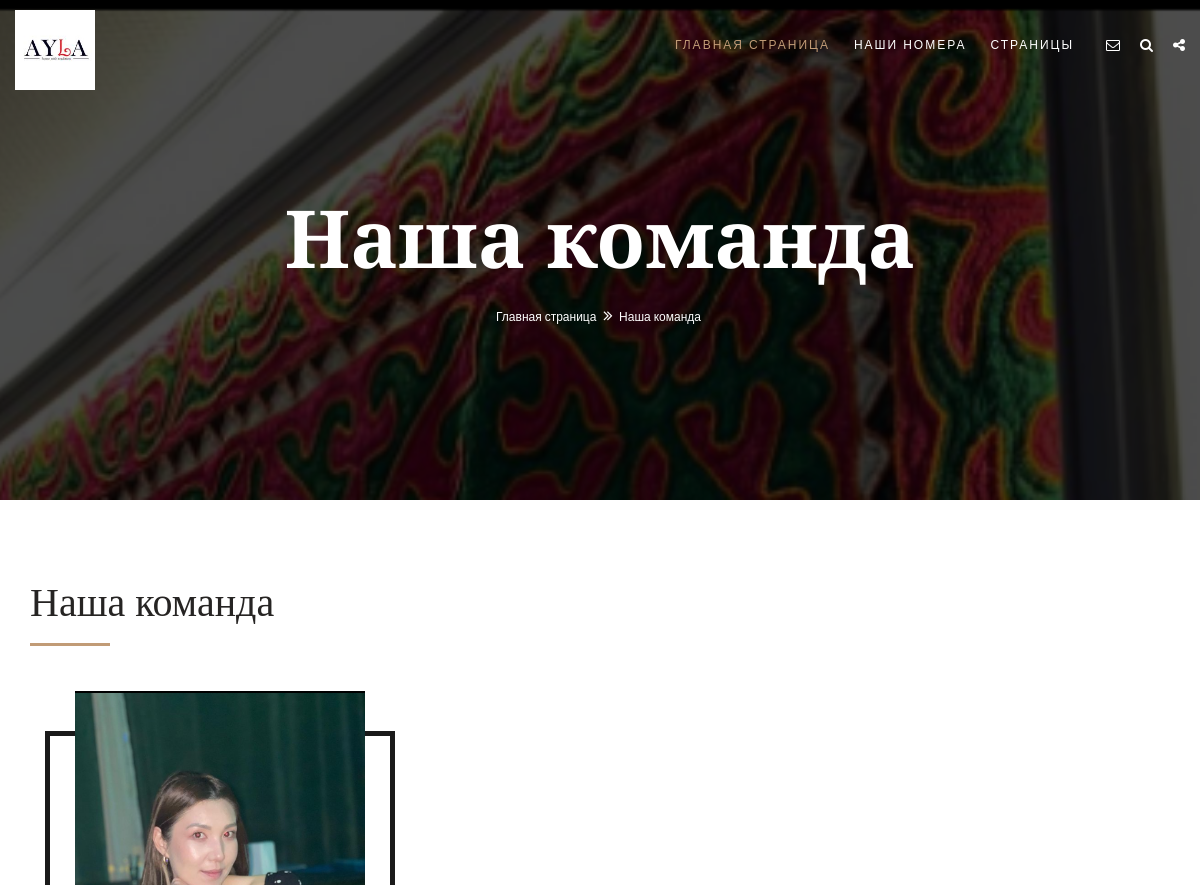
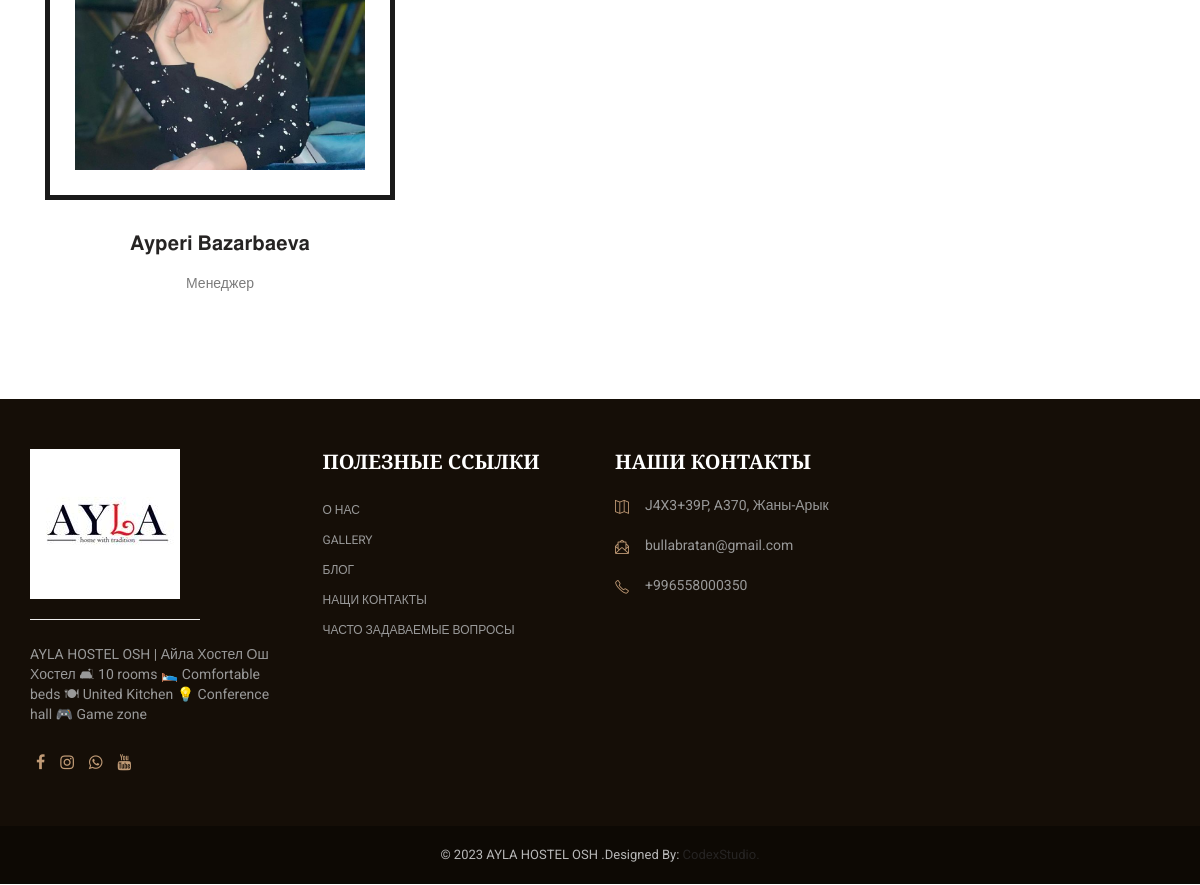
Page /team/ on the committed database (2 pictures, top to bottom).
### apps/settings/models.py (models this page shows, shortened)
class Setting(models.Model):
    title = models.CharField(
        max_length=255,
        verbose_name="Название"
    )
    description = models.TextField(
        verbose_name="Описание",
        blank = True, null = True
    )
    logo = models.ImageField(
        upload_to="logos/",
        verbose_name="Логотип сайта"
    )
    class Meta:
        verbose_name = "Настройка сайта"
        verbose_name_plural = "Настройки сайта"

### apps/teams/models.py (models this page shows, shortened)
class BackroundTeam(models.Model):
    image = models.ImageField(upload_to="backround/", verbose_name="Задний фон")
    class Meta:
        verbose_name = "Задний фон страницы <<Наша команда>>"
        verbose_name_plural = "Задний фон страницы <<Наша комана>>"

class Team(models.Model):
    image = models.ImageField(upload_to="team", verbose_name="Фотография сотрудника")
    name = models.CharField(max_length=255,verbose_name="Имя сотрудника", blank = True, null = True)
    work = models.CharField(max_length=255,verbose_name="Должность сотрудника", blank = True, null = True)
    instagram = models.URLField(verbose_name="Instagram сотрудника", blank = True, null = True)
    whatsapp = models.URLField(verbose_name=" Whatsapp сотрудника", blank = True, null = True)
    Facebook = models.URLField(verbose_name="Facebook  сотрудника", blank = True, null = True)
    class Meta:
        verbose_name = "Наша команда"
        verbose_name_plural = "Наша команда"

### apps/contact/models.py (models this page shows, shortened)
class Contact(models.Model):
    phone = models.CharField(
        max_length=100,
        verbose_name="Телефонный номер"
    )
    email = models.EmailField(
        verbose_name="Почта",
        blank = True, null = True
    )
    address = models.CharField(
        max_length=255,
        verbose_name="Адрес",
        blank = True, null = True
    )
    work = models.CharField(max_length=255,
        verbose_name="Рабочие дни",
        blank = True, null = True
    )
    work2 = models.CharField(max_length=255,
        verbose_name="Рабочое время",
        blank = True, null = True
    )
    youtube = models.URLField(
        verbose_name="Ссылка на Youtube",
        blank = True, null = True
    )
    facebook = models.URLField(
        verbose_name="Ссылка на Facebook",
        blank = True, null = True
    )
    instagram = models.URLField(
        verbose_name="Ссылка на instagram",
        blank = True, null = True
    )
    whatsapp = models.URLField(
        verbose_name="Ссылка на WhatsApp",
        blank = True, null = True
    )
    class Meta:
        verbose_name = "Настройка Контакта"
        verbose_name_plural = "Настройки Контактов"

### apps/teams/views.py (the view)
# urls.py: path("team/", team, name='team'),
def team(request):
    contact = Contact.objects.latest('id')
    setting = Setting.objects.latest('id')
    backround = BackroundTeam.objects.latest('id')
    team = Team.objects.all()
    context = {
        'contact':contact,
        'setting' : setting,
        'backround' : backround,
        'team' : team,
    }
    return render   (request, 'website/team.html', context)

### templates/website/team.html (shortened to what this page needs)
{% extends 'homepage.html'%}
{% load static %}
{% block content%}
	<div class="page-wraper">
        {% include 'include/header.html'%}
        <div class="page-content">
            <div class="wt-bnr-inr overlay-wraper bg-parallax bg-top-center"  data-stellar-background-ratio="0.5"  style="background-image:url({{backround.image.url}});">
            	<div class="overlay-main bg-black opacity-07"></div>
                <div class="container">
                    <div class="wt-bnr-inr-entry">
                    	<div class="banner-title-outer">
                        	<div class="banner-title-name">
                        		<h2 class="text-white  font-80 font-weight-900">Наша команда</h2>
                            </div>
                        </div>
                            <div>
                                <ul class="wt-breadcrumb breadcrumb-style-2">
                                    <li><a href="{% url 'index' %}">Главная страница</a></li>
                                    <li>Наша команда</li>
                                </ul>
                            </div>
                    </div>
                </div>
            </div>
            <div class="section-full p-t80 p-b80 bg-white">
				<div class="container">
                    <div class="section-head text-left">
                        <h2 class="  m-b5">Наша команда</h2>
                        <div class="wt-separator-outer">
                            <div class="wt-separator bg-primary"></div>
                        </div>
                    </div>
                    <div class="our-team-two p-lr15">
                        <div class="row">
                            {% for team in team%}
                            <div class="col-md-4 col-sm-6">
                            	<div class="wt-team-arc2">
                                    <div class="wt-media">
                                        <img src="{{team.image.url}}" alt="">
										<div class="team-social-center">
                                            <ul class="team-social-icon">
                                                {% if team.instagram %}
                                                <li><a href="{{team.instagram}}" class="fa fa-instagram"></a></li>
                                                {%endif%}
                                            </ul>
                                        </div>
                                    </div>
                                    <div class="wt-info">
                                        <div class="team-detail  text-center">
                                            <h4 class="m-t0">{{team.name}}</h4>
                                            <p>{{team.work}}</p>
                                        </div>
                                    </div>
                                </div>
                            </div>
                            {% endfor%}
                        </div>
                    </div>
                </div>
             </div>
        </div>
        {% include 'include/footer.html'%}
    </div>
{% endblock%}

### templates/include/header.html (shortened to what this page needs)
{% load static %}
<header class="site-header header-style-1">
    <div class="sticky-header main-bar-wraper">
        <div class="main-bar bg-white p-t5">
            <div class="container  colorCont">
                <div class="logo-header">
                    <div class="logo-header-inner logo-header-one">
                        <a href="{% url 'index'%}">
                            <img src="{{setting.logo.url}}" width = '80px' alt="" />
                        </a>
                    </div>
                </div>
                    <div class="extra-nav">
                        <div class="extra-cell">
                            <a href="{% url 'contact'%}" class="contact-slide-show text-white"><i class="fa fa-envelope-o"></i></a>
                        </div>
                        <div class="extra-cell">
                            <a href="#search" class=" text-white">
                                <i class="fa fa-search"></i>
                            </a>
                        </div>
                        <div class="extra-cell">
                            <a href="javascript:;" class="socialicon_show  text-white">
                                <i class="fa fa-share-alt"></i>
                            </a>
                        </div>
                    </div>
                    <div class="header-nav navbar-collapse collapse">
                        <ul class=" nav navbar-nav">
                            <li class="active">
                                <a href="{% url 'index'%}">Главная страница</a>
                            </li>
                            <li>
                                <a href="{% url 'rooms'%}">Наши номера</a>
                            </li>
                            <li class="submenu-direction">
                                <a >Страницы</a>
                            </li>
                        </ul>
                    </div>
            </div>
        </div>
    </div>
</header>

### templates/include/footer.html
{% load static %}
<footer class="site-footer footer-large footer-dark	footer-wide">
    <div class="footer-top overlay-wraper">
        <div class="overlay-main"></div>
        <div class="container">
            <div class="row">
                <div class="col-lg-3 col-md-6 col-sm-6">
                    <div class="widget widget_about">
                        <div class="logo-footer clearfix p-b15">
                            <a href="index.html"><img src="{{setting.logo.url}}" alt=""></a>
                            <hr>
                        </div>
                        <p class="max-w400">{{setting.description}}</p>
                        <ul class="social-icons social-tooltips-outer  wt-social-links">
                            {%if contact.facebook%}
                            <li><a href="{{contact.facebook}}" class="fa fa-facebook"><span class="social-tooltips">Facebook</span></a></li>
                            {%endif%}
                            {%if contact.instagram%}
                            <li><a href="{{contact.instagram}}" class="fa fa-instagram"><span class="social-tooltips">Instagram</span></a></li>
                            {%endif%}
                            {%if contact.whatsapp%}
                            <li><a href="{{contact.whatsapp}}" class="fa fa-whatsapp"><span class="social-tooltips">Whatsapp</span></a></li>
                            {%endif%}
                            {%if contact.youtube%}
                            <li><a href="{{contact.youtube}}" class="fa fa-youtube"><span class="social-tooltips">Youtube</span></a></li>
                            {%endif%}
                        </ul>
                    </div>
                </div>
                <div class="col-lg-3 col-md-6 col-sm-6">
                    <div class="widget widget_services inline-links">
                        <h4 class="widget-title">ПОЛЕЗНЫЕ ССЫЛКИ</h4>
                        <ul>
                            <li><a href="{% url 'about'%}">О нас</a></li>
                            <li><a href="post-gallery.html">Gallery</a></li>
                            <li><a href="{% url 'blog'%}">Блог</a></li>
                            <li><a href="{% url 'contact'%}">Нащи Контакты</a></li>
                            <li><a href="contact-1.html">Часто задаваемые вопросы </a></li>
                        </ul>
                    </div>
                </div>
                <div class="col-lg-3 col-md-6 col-sm-6">
                    <div class="widget widget_address_outer">
                        <h4 class="widget-title">Наши Контакты</h4>
                        <ul class="widget_address">
                            <li><i class="sl-icon-map text-primary"></i>{{contact.address}}</li>
                            <li><i class="sl-icon-envolope-letter text-primary"></i>{{contact.email}}</li>
                            <li><i class="sl-icon-phone text-primary"></i>{{contact.phone}}</li>
                        </ul>
                    </div>
                </div>
            </div>
        </div>
    </div>
    <div class="footer-bottom overlay-wraper">
        <div class="overlay-main"></div>
        <div class="container">
            <div class="row">
                <div class="wt-footer-bot-center">
                    <span class="copyrights-text">© 2023 {{setting.title}} .Designed By:<a href="https://www.instagram.com/codexx_studio/"> CodexStudio.</a> </span>
                </div>
            </div>
        </div>
    </div>
</footer>

### static/css/skin/skin-1.css (style rules this page uses)
.bg-primary, .nav-line-animation > li > a:before, .nav-line-animation > li > a:after, .input-animate.input .spin, .wt-separator:after, .work-hover-grid h5, .sep-line-one:after, .wt-separator:before, .sep-line-one:before, .site-button-link::before, .our-team-two h5, .play-now .icon, .latest-blog-1 .wt-post-info .post-date:after, .filter-navigation a::before, .f-social-link.social-icons li a:after, .footer-link ul li a::before, .our-team-one .team-bg, .our-team-one ul li a:hover, .pagination > .active > a, .pagination > .active > span, .pagination > .active > a:hover, .pagination > .active > span:hover, .pagination > .active > a:focus, .pagination > .active > span:focus , .pagination > li > a:hover, .pagination > li > span:hover, .pagination > li > a:focus, .pagination > li > span:focus, ol.comment-list li.comment .reply a::before, .contact-one .form-control:focus + .spin, .cssload-box-loading::after, .is-fixed .header-center .navbar-toggle .icon-bar, .home-about-block-inner::after, .hover-box-effect:hover, .latest-blog-1 .wt-post-info .post-date, .testimonial-6 .testimonial-pic:after, .testimonial-6 .testimonial-pic:before, .header-nav .nav > li .sub-menu, .wt-team-arc2 .team-social-icon li a:hover, .header-nav .nav > li .sub-menu li a::after, .notification-animate::after, table thead th, .social-tooltips-outer a .social-tooltips, .side-social-nav a .social-tooltip { background-color:#c19b76; }
h1 a:hover, h2 a:hover, h3 a:hover, h4 a:hover, h5 a:hover, h6 a:hover, .text-primary, ul.primary li::before, button.scroltop, .header-nav .nav > li:hover > a, .header-nav .nav > li .sub-menu li a:hover, .header-nav .nav > li .sub-menu li:hover > a, .header-nav .nav > li .mega-menu > li ul a:hover, .header-nav .nav > li.active > a, .header-nav .nav > li.current-menu-item > a, .header-nav .nav li.has-child.nav-active > a, ol.comment-list li.comment .reply a, .masonry-filter > li.active a, .masonry-filter > li a:hover, .masonry-filter > li a:active, .masonry-filter > li a:focus, .nav-dark.header-nav .nav > li .sub-menu li a:hover, .site-button-link::after, .owl-carousel .owl-nav button.owl-prev:hover, .owl-carousel .owl-nav button.owl-prev:active, .owl-carousel .owl-nav button.owl-prev:focus, .owl-carousel .owl-nav button.owl-nextt:hover, .owl-carousel .owl-nav button.owl-next:active, .owl-carousel .owl-nav button.owl-next:focus, .our-team-two ul li a:hover, .testimonial-5 .testimonial-paragraph .fa-quote-left, .f-social-link.social-icons li a, .footer-link ul li a:after, .site-footer .widget-section > ul > li a:hover, .has-child .submenu-toogle, .nav-dark.header-nav .nav > li > a:hover, .nav-dark.header-nav .nav > li > a:active, .nav-dark.header-nav .nav > li > a:focus, .btn-filter-wrap li.btn-active, .btn-filter-wrap2 li.btn-active, .footer-dark .footer-top a:active, .footer-dark .footer-top a:focus, .footer-dark .footer-top a:hover, .room-rent-section-outer.room-style-2 a:hover, .wt-tabs.vertical.bg-tabs .nav-tabs > li.active > a , .footer-dark .social-icons li a, .footer-light .social-icons li a, .side-social-nav a:hover, .extra-nav .extra-cell a:hover { color:#c19b76; }
.footer-dark .footer-top { background-color: #150e07; }

### rows in the picture
Setting: logo (picture), description "AYLA HOSTEL OSH | Айла Хостел Ош Хостел 🛋 10 rooms 🛌 Comfortable beds 🍽 United Kitchen 💡 Conference hall 🎮 Game zone", title "AYLA HOSTEL OSH"
BackroundTeam: image (picture)
Team: image (picture), name "𝐀𝐲𝐩𝐞𝐫𝐢 𝐁𝐚𝐳𝐚𝐫𝐛𝐚𝐞𝐯𝐚", work "Менеджер"
Contact: address "J4X3+39P, A370, Жаны-Арык", email "bullabratan@gmail.com", phone "+996558000350"
